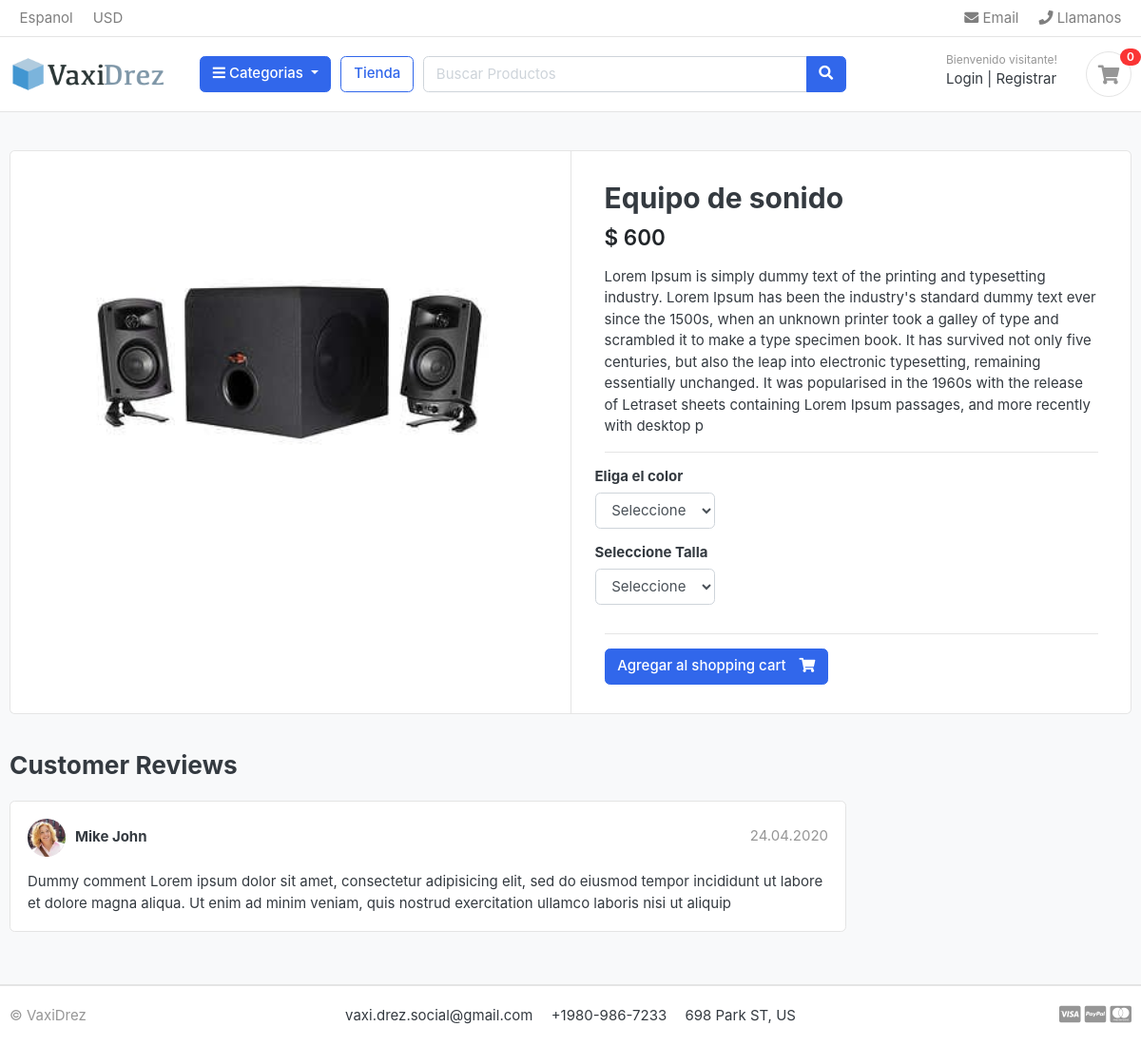
The app's page /store/category/musica-y-media/equipo-de-sonido/ with its own data.
### store/models.py (models this page shows, shortened)
class Product(models.Model):
    product_name = models.CharField(max_length=200 , unique=True)
    slug = models.CharField(max_length=200 , unique=True)
    description = models.TextField(max_length=500 , blank= True)
    price = models.IntegerField()
    images = models.ImageField(upload_to = 'photos/products')
    stock = models.IntegerField()
    is_available = models.BooleanField(default=True)
    category = models.ForeignKey(Category , on_delete=models.CASCADE)
    created_date = models.DateTimeField(auto_now_add=True)
    modified_date = models.DateTimeField(auto_now=True)

### store/views.py (the view)
# urls.py: path('category/<slug:category_slug>/<slug:product_slug>/', views.product_detail , name='product_detail'),
def product_detail(request, category_slug ,product_slug):
    try:
        single_product = models.Product.objects.get(category__slug = category_slug , slug = product_slug)
        in_cart = CartItem.objects.filter(cart__cart_id = _cart_id(request)  , product = single_product).exists()
    except Exception as e:
        raise e
    context = {
        'single_product' : single_product,
        'in_cart' : in_cart
    }
    return render(request, 'store/product_detail.html' , context)

### carts/context_processors.py (called while the page is built)
def counter(request):
    cart_count = 0
    try:
        cart = Cart.objects.filter(cart_id = _cart_id(request))
        cart_items = CartItem.objects.all().filter(cart = cart[:1])
        for cart_item in cart_items:
            cart_count += cart_item.quantity
    except Cart.DoesNotExist:
        cart_count = 0
    return dict(cart_count = cart_count)

### carts/views.py (called while the page is built)
def _cart_id(request):
    cart = request.session.session_key
    if not cart:
        cart = request.session.create()
    return cart

### category/context_processors.py (called while the page is built)
def menu_links(request):
    links = models.Category.objects.all()
    return dict(links = links)

### category/models.py (called while the page is built)
    def get_url(self):
        return reverse('products_by_category' , args=[self.slug])

### store/models.py (called while the page is built)
    def colors(self):
        return super(VariationManager, self).filter(variation_category = 'color' , is_active= True)

    def tallas(self):
        return super(VariationManager, self).filter(variation_category = 'talla' , is_active= True)

### templates/store/product_detail.html (shortened to what this page needs)
{% extends 'base.html' %}
{% load static %}
{% block content %}
<section class="section-content padding-y bg">
  <div class="container">
    <div class="card">
      <div class="row no-gutters">
        <aside class="col-md-6">
          <article class="gallery-wrap">
            <div class="img-big-wrap">
              <a href="#"><img src="{{ single_product.images.url }}"></a>
            </div>
          </article>
        </aside>
        <main class="col-md-6 border-left">
          <form action="{% url 'add_cart' single_product.id %}" method="POST">
            <article class="content-body">
              <h2 class="title">{{ single_product.product_name }}</h2>
              <div class="mb-3">
                <var class="price h4">$ {{ single_product.price }}</var>
              </div>
              <p>{{ single_product.description }}</p>
              <hr>
              <div class="row">
                <div class="item-option-select">
                  <h6>Eliga el color</h6>
                  <select name="color" class="form-control" id="" required>
                    <option value="" disabled selected>Seleccione</option>
                  </select>
                </div>
              </div>
              <div class="row">
                <div class="item-option-select">
                  <h6>Seleccione Talla</h6>
                  <select name="talla" class="form-control" id="" required>
                    <option value="" disabled selected>Seleccione</option>
                  </select>
                </div>
              </div>
              <hr>
              {% if single_product.stock <= 0 %} <h4 class="text-warning">Fuera de stock</h4>
                {% else %}
                {% if in_cart %}
                <a href="#" class="btn  btn-success"> <span class="text">Producto en el carrito</span> <i
                    class="fas fa-check"></i> </a>
                <a href="{% url 'cart' %}" class="btn  btn-outline-primary"> <span class="text">Ver carrito</span> <i
                    class="fas fa-eye"></i> </a>
                {% else %}
                <button type="submit" class="btn btn-primary"> <span class="text">Agregar al
                    shopping cart</span> <i class="fas fa-shopping-cart"></i> </button>
                {% endif %}
                {% endif %}
            </article>
          </form>
        </main>
      </div>
    </div>
    <br>
    <div class="row">
      <div class="col-md-9">
        <header class="section-heading">
          <h3>Customer Reviews </h3>
        </header>
        <article class="box mb-3">
          <div class="icontext w-100">
            <img src="./images/avatars/avatar1.jpg" class="img-xs icon rounded-circle">
            <div class="text">
              <span class="date text-muted float-md-right">24.04.2020 </span>
              <h6 class="mb-1">Mike John </h6>
            </div>
          </div>
          <div class="mt-3">
            <p>
              Dummy comment Lorem ipsum dolor sit amet, consectetur adipisicing elit, sed do eiusmod
              tempor incididunt ut labore et dolore magna aliqua. Ut enim ad minim veniam,
              quis nostrud exercitation ullamco laboris nisi ut aliquip
            </p>
          </div>
        </article>
      </div>
    </div>
  </div>
</section>
{% endblock %}

### static/css/ui.css (style rules this page uses)
html { font-family: "Inter", sans-serif; font-size: 15px; }
.content-body { flex: 1 1 auto; padding: 2rem 2.3rem; }
.img-xs, .img-sm, .img-md, .img-lg { -o-object-fit: cover; object-fit: cover; flex-shrink: 0; flex-grow: 0; }
.img-xs { width: 40px; height: 40px; }
.padding-y { padding-top: 40px; padding-bottom: 40px; }
var { font-style: normal; }
article:after, .form-group:after { display: block; clear: both; content: ""; }
.bg { background-color: #f8f9fa; }
.section-heading { margin-bottom: 20px; margin-top: 15px; }
p:last-child { margin-bottom: 0; }
.btn .text + i { margin-left: 10px; }
.icontext { display: inline-flex; align-items: center; vertical-align: middle; }
.icontext .text { width: 100%; line-height: 1.2; }
.icontext .icon { position: relative; margin-right: 10px; flex-shrink: 0; flex-grow: 0; }
.price { font-weight: 600; color: #212529; }
.box { padding: 18px; background: #fff; border-radius: 0.37rem; border: 1px solid #e4e4e4; }
.box img { max-width: 100%; }
.gallery-wrap .img-big-wrap { margin-bottom: 10px; border-radius: 0.37rem; overflow: hidden; background-color: #fff; }
.gallery-wrap .img-big-wrap a { text-align: center; display: block; }
.gallery-wrap .img-big-wrap img { height: 450px; width: auto; display: inline-block; }
.item-option-select { margin-bottom: 1rem; display: inline-block; margin-right: 15px; }

### records on screen
Product: images (picture), product_name "Equipo de sonido", price "600", description "Lorem Ipsum is simply dummy text of the printing and typesetting industry. Lorem Ipsum has been the industry's standard dummy text ever since the 1500s, when an unknown printer took a galley of type and scrambled it to make a type specimen book. It has survived not only five centuries, but also the leap into electronic typesetting, remaining essentially unchanged. It was popularised in the 1960s with the release of Letraset sheets containing Lorem Ipsum passages, and more recently with desktop p"

### other values on screen
{{ cart_count }} "0"
